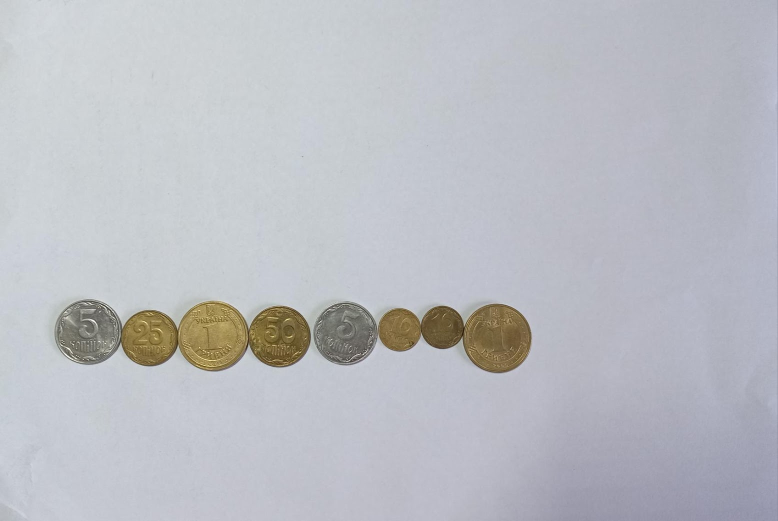
#> input picture Homework1/image.png, 1556 x 1042 px (shown at 1/2 size)
$ jupyter execute homework1.ipynb
#> lines starting #> are read from the running program, lines starting #| are printed output that depends on the picture; after the words box and inside, x2 and y2 are one past the last pixel; in counts of white or black regions, pixels touching at a corner belong together
### Домашка 1.

[cell 1]
import cv2
import numpy as np
import matplotlib.pyplot as plt

[cell 2]
img = cv2.imread("image.png")
#> img is the input picture: shape (1042, 1556, 3); mean B, G, R 195.2, 189, 187.1
img.shape
#> Out = (1042, 1556, 3)

[cell 3]
plt.figure(figsize=(12, 8))
plt.axis(False)
plt.imshow(img)

[cell 4]
img_rgb = cv2.cvtColor(img, cv2.COLOR_BGR2RGB)

[cell 5]
plt.figure(figsize=(12, 8))
plt.axis(False)
plt.imshow(img_rgb)

[cell 6]
gray = cv2.cvtColor(img_rgb, cv2.COLOR_RGB2GRAY)

[cell 7]
plt.figure(figsize=(12, 8))
plt.axis(False)
plt.imshow(gray, cmap="gray")

### Варіант 1 (просто класично) +++ норм гарно радіуси рахувати, я собі це уявляв як розподіл Гауса

[cell 8]
from scipy import ndimage as ndi


img1 = cv2.imread("image.png")
img1 = img1[:900, :]

gray1 = cv2.cvtColor(img1, cv2.COLOR_BGR2GRAY)
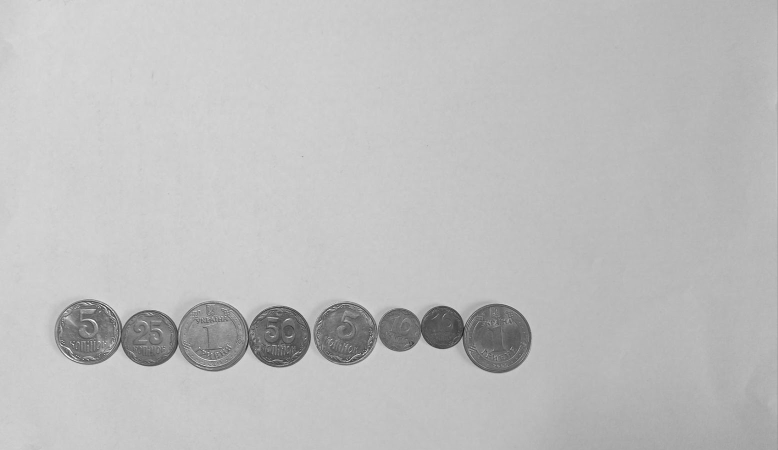
#> gray1: shape (900, 1556) (shown at 1/2 size); min 1, max 254, mean 190.1

blur1 = cv2.GaussianBlur(gray1, (5, 5), 0)
_, binary1 = cv2.threshold(blur1, 0, 255, cv2.THRESH_BINARY_INV + cv2.THRESH_OTSU)
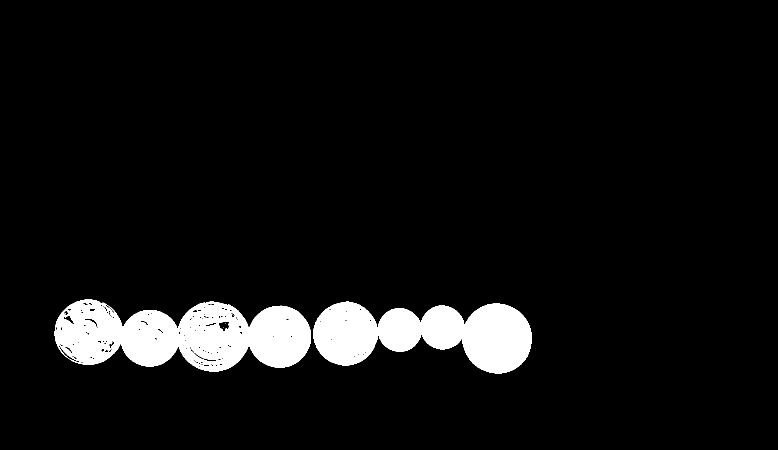
#> binary1: shape (900, 1556) (shown at 1/2 size); 6.4% white; 4 white regions (2 under 20 px), largest, box (x1, y1, x2, y2) and area: (109, 599, 622, 743) 49718, (627, 603, 1064, 747) 40007

kernel = cv2.getStructuringElement(cv2.MORPH_ELLIPSE, (5, 5))
opened = cv2.morphologyEx(binary1, cv2.MORPH_OPEN, kernel, iterations=2)
#> opened: shape (900, 1556); 6.2% white; 5 white regions, box (x1, y1, x2, y2) and area: (109, 599, 622, 743) 47241, (627, 603, 1063, 747) 39786, (128, 697, 141, 710) 109, (406, 721, 418, 730) 84, (402, 731, 414, 741) 84

dist_transform = cv2.distanceTransform(opened, cv2.DIST_L2, 5)

min_distance = 60
size = 2 * min_distance + 1
local_max_mask = (ndi.maximum_filter(dist_transform, size=size) == dist_transform) & (dist_transform > 0)
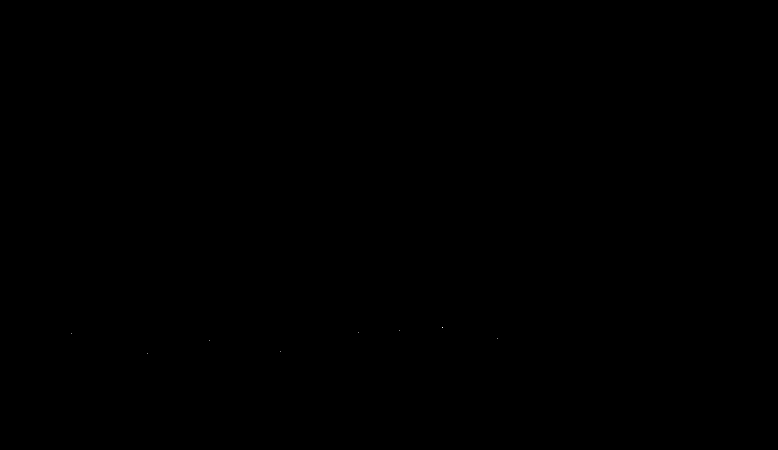
#> local_max_mask: shape (900, 1556) bool (shown at 1/2 size); 0% white in thin lines or dots, all inside (x1, y1, x2, y2) = (142, 654, 995, 707)

labeled_peaks, count = ndi.label(local_max_mask, structure=np.ones((3, 3)))
#> labeled_peaks: shape (900, 1556) int32; 9 distinct labels, from 0 to 8
#> count = 8
centers = ndi.center_of_mass(local_max_mask, labeled_peaks, range(1, count + 1))
#> centers = [(654.5, 884.5), (660, 799), (664, 716), (667, 142), (677, 994), (681, 418), (703, 560), (706, 294)]

print(f"Кількість монет на зображенні: {count}")
#| Кількість монет на зображенні: 8

debug = img.copy()
for i, (y, x) in enumerate(centers, 1):
    x, y = int(x), int(y)
    cv2.circle(debug, (x, y), 6, (0, 0, 255), -1)
    cv2.putText(debug, str(i), (x + 10, y), cv2.FONT_HERSHEY_SIMPLEX, 1, (0, 255, 0), 2)
#> this loop made 8 passes
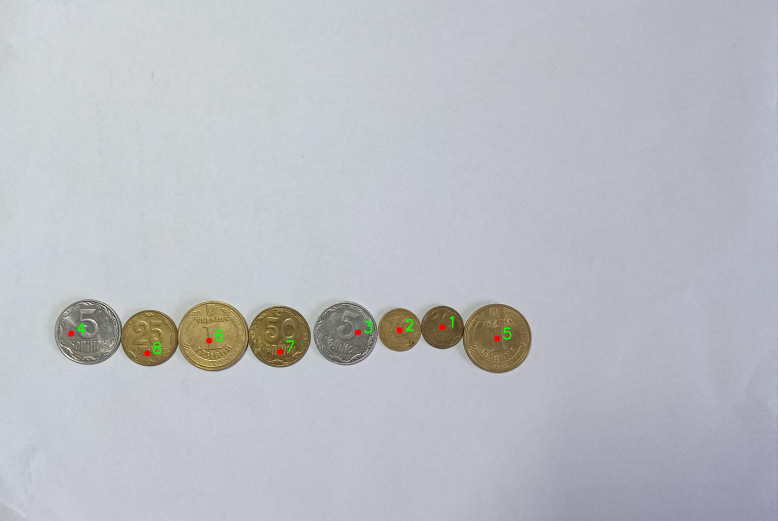
#> debug: shape (1042, 1556, 3) (shown at 1/2 size); 0.13% of pixels changed, all inside (x1, y1, x2, y2) = (136, 632, 1023, 713)
cv2.imwrite("debug_variant1_final.png", debug)
#> Out = True

### Варіант 2 (Через ХАФА) +++ Найкращий варіант

[cell 9]
blur = cv2.medianBlur(gray, 5)
plt.axis(False)
plt.imshow(blur, cmap="gray")

[cell 10]
circles = cv2.HoughCircles(
        blur,
        cv2.HOUGH_GRADIENT,
        dp=1,
        minDist=80,
        param1=100,
        param2=45,
        minRadius=30,
        maxRadius=75,
    )
#> circles = [[690.5, 666.5, 64], [993.5, 675.5, 68.8], [426.5, 672.5, 70.9], [173.5, 664.5, 65.2], [559.5, 672.5, 62.1], [299.5, 675.5, 57.3], [883.5, 654.5, 43.5], [798.5, 660.5, 43.3]]

show_debug = True

count = 0
if circles is not None:
    circles = np.round(circles[0, :]).astype(int)
#> circles = [[690, 666, 64], [994, 676, 69], [426, 672, 71], [174, 664, 65], [560, 672, 62], [300, 676, 57], [884, 654, 44], [798, 660, 43]]
    count = len(circles)
    print(f"Знайдено монет (HoughCircles): {count}")
#| Знайдено монет (HoughCircles): 8

    if show_debug:
        debug = img.copy()
        for (x, y, r) in circles:
            cv2.circle(debug, (x, y), r, (0, 255, 0), 3)
            cv2.circle(debug, (x, y), 3, (0, 0, 255), -1)
#> this loop made 8 passes
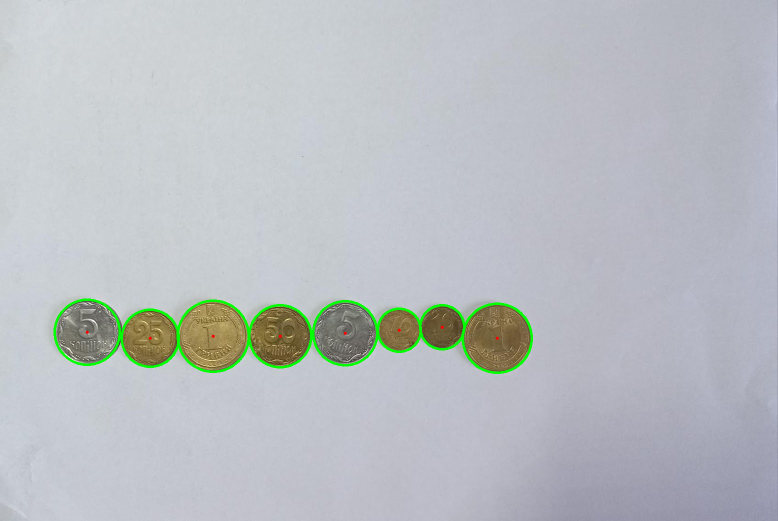
#> debug: shape (1042, 1556, 3) (shown at 1/2 size); 0.9% of pixels changed, all inside (x1, y1, x2, y2) = (107, 597, 1066, 748)
        cv2.imwrite("debug_hough_circles.png", debug)
else:
    print("Кіл не знайдено — спробуйте змінити param1/param2/minRadius/maxRadius")

[cell 11]
plt.axis(False)
plt.imshow(debug, cmap="gray")

### Варіант 3 (через гістограму?) +++ кака бєка

[cell 12]
img3 = cv2.rotate(gray, cv2.ROTATE_90_COUNTERCLOCKWISE)
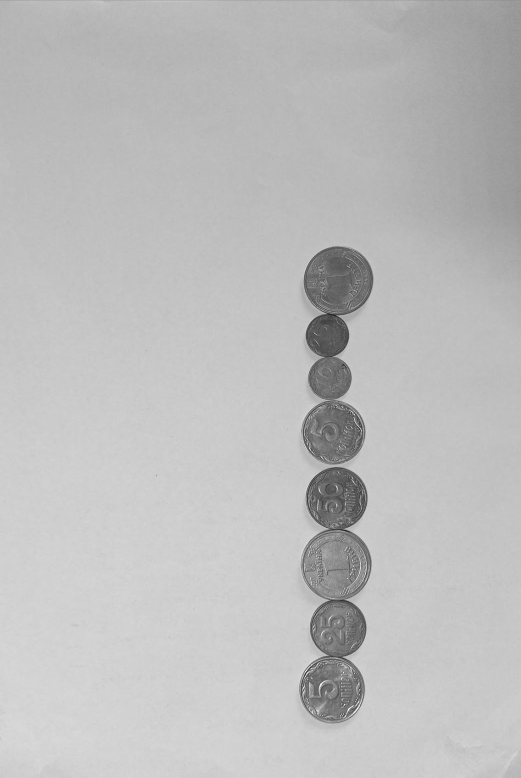
#> img3: shape (1556, 1042) (shown at 1/2 size); min 1, max 254, mean 189.1

[cell 13]
plt.axis(False)
plt.imshow(img3, cmap="gray")

[cell 14]
_, binary3 = cv2.threshold(img3, 154, 255, cv2.THRESH_BINARY_INV + cv2.THRESH_OTSU)
#> binary3: shape (1556, 1042); 5.9% white; 209 white regions (194 under 20 px), largest, box (x1, y1, x2, y2) and area: (599, 934, 743, 1447) 47240, (607, 492, 747, 800) 26781, (603, 801, 731, 929) 12002

[cell 15]
kernel3 = np.ones((7, 7), np.uint8)
processed_img3 = cv2.erode(binary3, kernel3, iterations=2)
#> processed_img3: shape (1556, 1042); 1.5% white; 44 white regions (14 under 20 px), largest, box (x1, y1, x2, y2) and area: (618, 631, 697, 794) 6659, (634, 499, 704, 624) 4787, (620, 822, 696, 912) 2928

[cell 16]
plt.axis(False)
plt.imshow(processed_img3, cmap="gray")

[cell 17]
processed_img3 = cv2.dilate(processed_img3, kernel3, iterations=2)
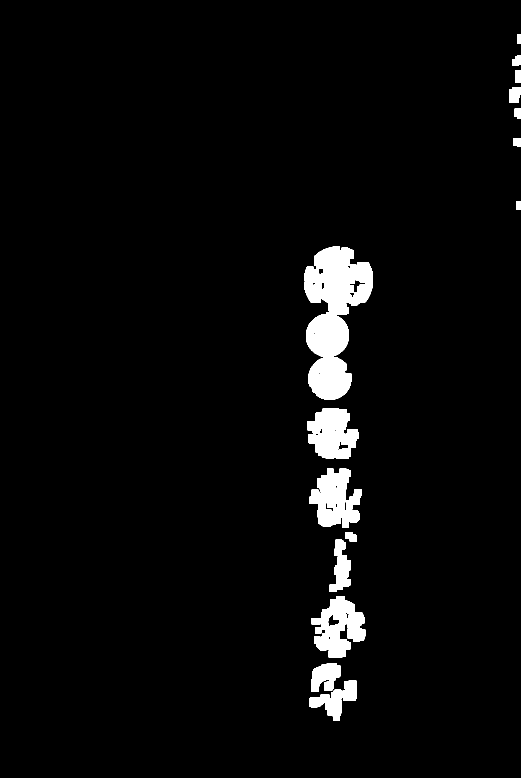
#> processed_img3: shape (1556, 1042) (shown at 1/2 size); 3.6% white; 19 white regions, largest, box (x1, y1, x2, y2) and area: (609, 493, 746, 800) 24545, (628, 1192, 731, 1315) 7557, (614, 816, 717, 918) 7438

[cell 18]
plt.axis(False)
plt.imshow(processed_img3, cmap="gray")

[cell 19]
hist3 = np.sum(processed_img3 == 255, axis=1)
#> hist3 = 1556 values, max 137 at index 552, min 0 at index 0, mean 37.56

[cell 20]
plt.figure(figsize=(10, 4))
plt.plot(hist3)
plt.axhline(y=1000, color='r', linestyle='--', label='Поріг (20)')
plt.title("Розподіл білих пікселів по рядках")
plt.xlabel("Номер рядка")
plt.ylabel("Кількість білих пікселів")
plt.legend()
plt.show()
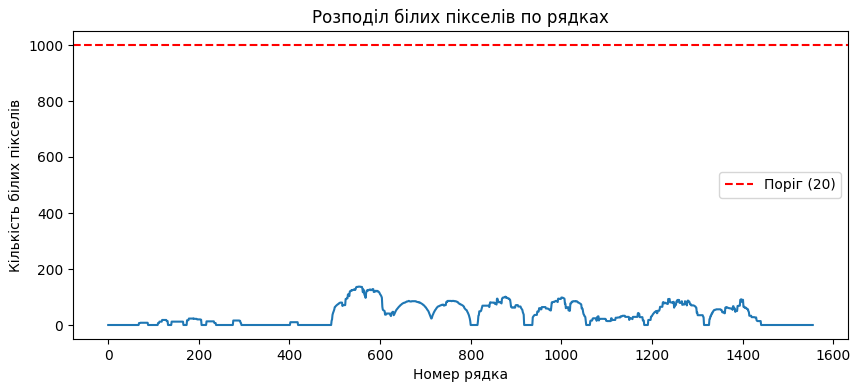
#> figure drawn by matplotlib, 1 panel; curve peaks at x = 552, y = 137

[cell 21]
threshold_value = 34
coin_present = np.where(hist3 > threshold_value, 1, 0)
#> coin_present = 1556 values, max 1 at index 495, min 0 at index 0, mean 0.453

[cell 22]
count = np.sum((coin_present[:-1] == 0) & (coin_present[1:] == 1))
print(f"Кількість монет на зображенні: {count}")
#| Кількість монет на зображенні: 8

### Варіант 4

[cell 23]
blur4 = cv2.GaussianBlur(gray, (7, 7), 0)
plt.axis(False)
plt.imshow(blur4, cmap="gray")

[cell 24]
masks, binary4 = cv2.threshold(gray, 0, 255, cv2.THRESH_BINARY_INV + cv2.THRESH_OTSU)
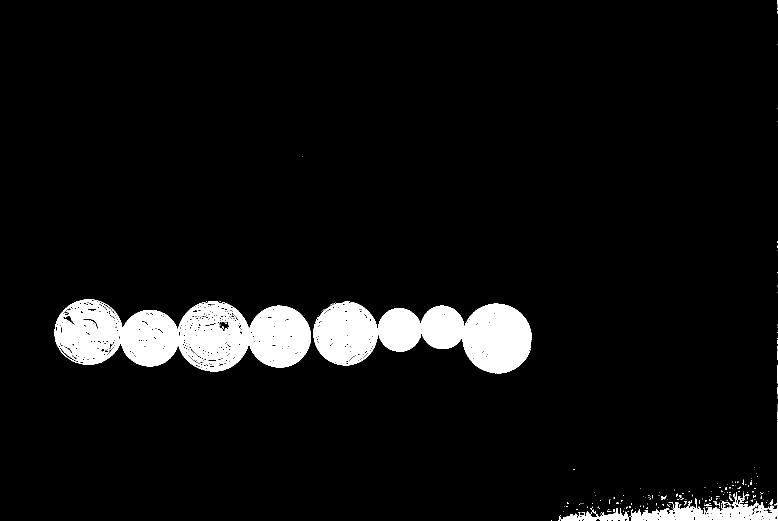
#> binary4: shape (1042, 1556) (shown at 1/2 size); 5.9% white; 209 white regions (194 under 20 px), largest, box (x1, y1, x2, y2) and area: (109, 599, 622, 743) 47240, (756, 607, 1064, 747) 26781, (627, 603, 755, 731) 12002
#> masks = 154

plt.axis(False)
plt.imshow(binary4, cmap="gray")

[cell 25]
masks
#> Out = 154

[cell 26]
kernel = cv2.getStructuringElement(cv2.MORPH_ELLIPSE, (5, 5))
#> kernel = [[0, 0, 1, 0, 0], [1, 1, 1, 1, 1], [1, 1, 1, 1, 1], [1, 1, 1, 1, 1], [0, 0, 1, 0, 0]]
opened4 = cv2.morphologyEx(binary4, cv2.MORPH_OPEN, kernel, iterations=2)
#> opened4: shape (1042, 1556); 4.7% white; 32 white regions, largest, box (x1, y1, x2, y2) and area: (756, 607, 1063, 747) 25834, (481, 616, 622, 734) 11168, (239, 620, 373, 733) 10065

plt.axis(False)
plt.imshow(opened4, cmap="gray")

[cell 27]
opened4 = cv2.morphologyEx(opened4, cv2.MORPH_CLOSE, kernel, iterations=1)
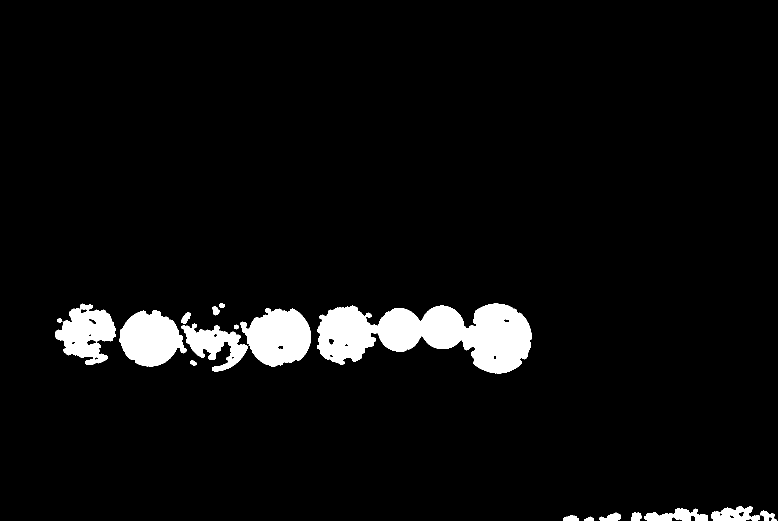
#> opened4: shape (1042, 1556) (shown at 1/2 size); 4.9% white; 20 white regions (2 under 20 px)

plt.axis(False)
plt.imshow(opened4, cmap="gray")

[cell 28]
contours, _ = cv2.findContours(binary4, cv2.RETR_EXTERNAL, cv2.CHAIN_APPROX_SIMPLE)
#> contours = 202 contours, 194 with area under 20; largest, box (x1, y1, x2, y2) and area: (109, 599, 622, 743) 51596, (756, 607, 1064, 747) 26686, (627, 603, 755, 731) 12556, (1258, 844, 1556, 1042) 6952, (1122, 1016, 1258, 1042) 1366, (1477, 985, 1490, 1000) 35, (1539, 999, 1546, 1011) 24, (1427, 1002, 1440, 1011) 24

min_area = 500
max_area = 500000
good_contours = [c for c in contours if min_area < cv2.contourArea(c) < max_area]
#> good_contours = 5 contours; box (x1, y1, x2, y2) and area: (109, 599, 622, 743) 51596, (756, 607, 1064, 747) 26686, (627, 603, 755, 731) 12556, (1258, 844, 1556, 1042) 6952, (1122, 1016, 1258, 1042) 1366

print(f"Кількість знайдених контурів (сирих): {len(contours)}")
#| Кількість знайдених контурів (сирих): 202
print(f"Кількість монет після фільтрації: {len(good_contours)}")
#| Кількість монет після фільтрації: 5
